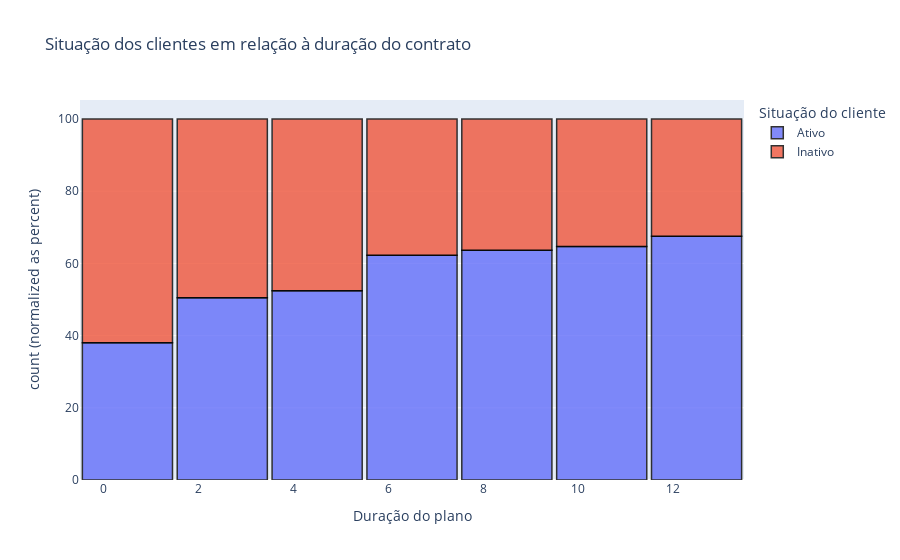

Notebook cell for this chart:
### Markdown cell above
### **4.3.2 - Primeiro ano de contrato**

Plotando o histograma para o perfil dos clientes com menos de 1 ano de contrato, é possível observar que cerca de 62% dos clientes pedem cancelamento no primeiro mês de serviço. Isto pode indicar uma falha na instalação, cobrança ou atendimento que comprometam a satisfação do cliente ao aderir ao plano. A medida que o tempo de contrato vai aumentando, o percentual de clientes que vão pedindo o cancelamento vai diminuindo e se aproximando da média, que é de 25%.

### Code cell
# Avaliando somente os clientes com 1 e 2 anos de contrato
clientes_1y = df.query('Meses_Contrato <= 12')
clientes_1y = clientes_1y[['Cliente_Inativo','Meses_Contrato','Valor_Mensal','Valor_Anual']]
clientes_1y.columns = ['Situação do cliente','Duração do plano', 'Valor mensal do plano','Valor anual do plano']
clientes_1y['Situação do cliente'] = clientes_1y['Situação do cliente'].map({0:'Ativo', 1:'Inativo'})

# Plotando
fig = px.histogram(clientes_1y, x="Duração do plano", color = "Situação do cliente", nbins = 6,
    title="Situação dos clientes em relação à duração do contrato", barnorm='percent')
fig.update_traces( opacity=0.8, marker_line_width=1.5, marker_line_color = 'rgb(0,0,0)')
fig.update_layout(bargap=0.05)
fig.show()

### Figure 1 — Plotly figure (JSON) as saved in the notebook; plotly's stock layout.template omitted (floating-point values rounded to 4 significant figures; data arrays with more than 128 entries replaced by an {"elided": "..."} marker saying what was removed)
{"data": [{"alignmentgroup": "True", "bingroup": "x", "hovertemplate": "Situação do cliente=Ativo<br>Duração do plano=%{x}<br>count (normalized as percent)=%{y}<extra></extra>", "legendgroup": "Ativo", "marker": {"color": "#636efa", "line": {"color": "rgb(0,0,0)", "width": 1.5}, "pattern": {"shape": ""}}, "name": "Ativo", "nbinsx": 6, "offsetgroup": "Ativo", "opacity": 0.8, "orientation": "v", "showlegend": true, "type": "histogram", "x": {"elided": "1138 int values"}, "xaxis": "x", "yaxis": "y"}, {"alignmentgroup": "True", "bingroup": "x", "hovertemplate": "Situação do cliente=Inativo<br>Duração do plano=%{x}<br>count (normalized as percent)=%{y}<extra></extra>", "legendgroup": "Inativo", "marker": {"color": "#EF553B", "line": {"color": "rgb(0,0,0)", "width": 1.5}, "pattern": {"shape": ""}}, "name": "Inativo", "nbinsx": 6, "offsetgroup": "Inativo", "opacity": 0.8, "orientation": "v", "showlegend": true, "type": "histogram", "x": {"elided": "1037 int values"}, "xaxis": "x", "yaxis": "y"}], "layout": {"bargap": 0.05, "barmode": "relative", "barnorm": "percent", "legend": {"title": {"text": "Situação do cliente"}, "tracegroupgap": 0}, "title": {"text": "Situação dos clientes em relação à duração do contrato"}, "xaxis": {"anchor": "y", "domain": [0, 1], "title": {"text": "Duração do plano"}}, "yaxis": {"anchor": "x", "domain": [0, 1], "title": {"text": "count (normalized as percent)"}}}}
